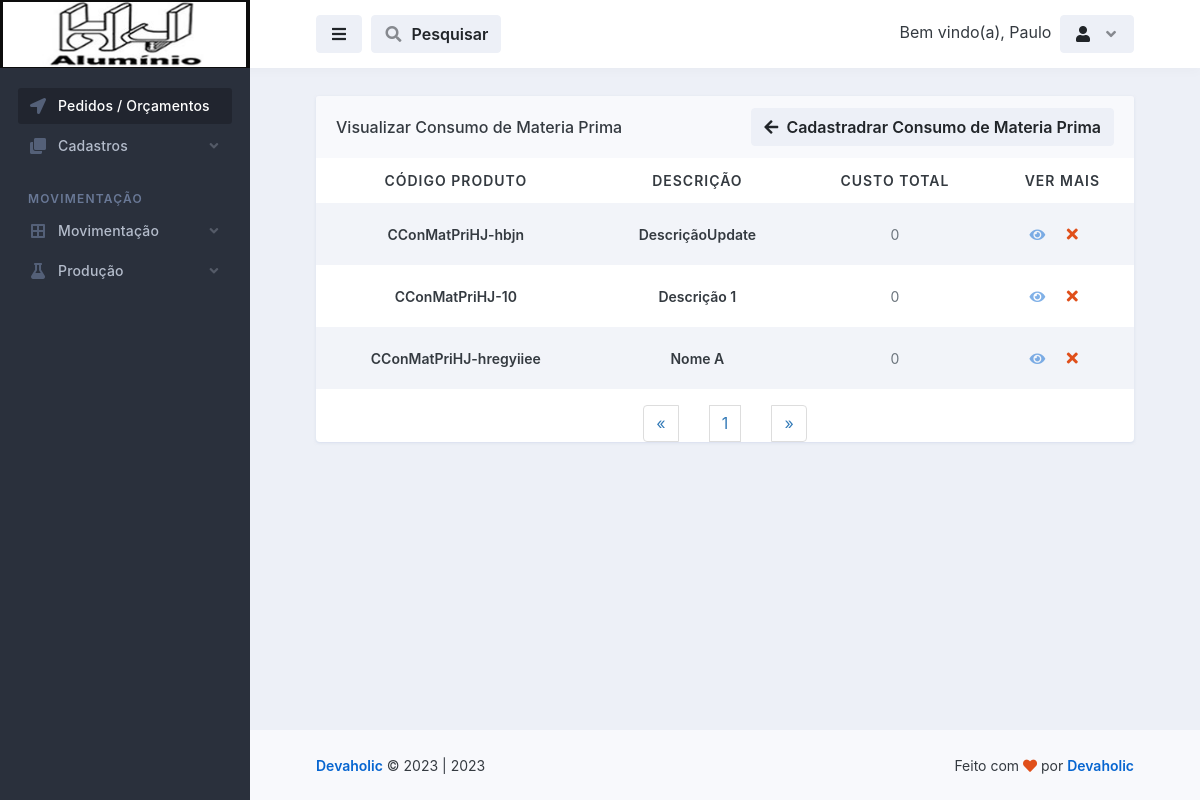
Screenshot of /movimentacao_consumo_de_materia_prima/visualizar_consumo_de_materia_prima.php (signed in) with the database file from the repository.
### tables this page shows
CREATE TABLE `logado` (
  `id` int(11) NOT NULL,
  `nome` varchar(50) NOT NULL,
  `email` varchar(100) NOT NULL,
  `senha` varchar(50) NOT NULL,
  `parceiro_colaborador` varchar(100) NOT NULL,
  `cpf` int(100) NOT NULL,
  `rg` int(20) NOT NULL,
  `cep` int(20) NOT NULL,
  `endereco` varchar(100) NOT NULL,
  `telefone` varchar(50) NOT NULL,
  `complemento` varchar(100) NOT NULL,
  `bairro` varchar(100) NOT NULL,
  `cidade` varchar(100) NOT NULL,
  `uf` varchar(20) NOT NULL,
  `nascimento` varchar(100) NOT NULL,
  `nivel` varchar(20) NOT NULL
);

CREATE TABLE `movimentacao_consumo_de_materia_prima` (
  `id` int(11) NOT NULL,
  `descricao` varchar(255) NOT NULL,
  `codigo_produto` varchar(255) NOT NULL,
  `codigo_da_fabrica` varchar(255) NOT NULL,
  `tipo` varchar(255) NOT NULL,
  `unidade` varchar(255) NOT NULL,
  `op` int(255) NOT NULL,
  `consumo` decimal(60,3) NOT NULL,
  `perda` decimal(60,0) NOT NULL,
  `total` decimal(60,0) NOT NULL,
  `custo_total` decimal(60,0) NOT NULL,
  `data_pedido` date NOT NULL,
  `entrou_em_producao` date NOT NULL,
  `produzido` date NOT NULL,
  `ativo` int(11) NOT NULL
);

### database.php (called while the page is built, shortened)
<?php
    class database
    {
        public $server = 'localhost';
        public $user = 'root';
        public $pass = '';
        public $bdn = 'maxportas';
        public function __construct()
        {
            try{
            $this->conn = new PDO('mysql:host='.$this->server.'; dbname='.$this->bdn, $this->user, $this->pass);
            } catch(PDOException $e){
                echo "Error $e";
            }
        }
    }
?>

### controllers/controllers_movimentacao_consumo_de_materia_prima.php (called while the page is built, shortened)
<?php
    include "../database.php";
class controllers_movimentacao_consumo_de_materia_prima extends database
{
    public function selecionar_movimentacao_consumo_de_materia_prima()
    {
        $selecionar_movimentacao_consumo_de_materia_prima = $this->conn->prepare("SELECT * FROM movimentacao_consumo_de_materia_prima ORDER BY id DESC");
        $selecionar_movimentacao_consumo_de_materia_prima->execute();
        $resulmovimentacao_consumo_de_materia_prima = $selecionar_movimentacao_consumo_de_materia_prima->fetchAll(PDO::FETCH_ASSOC);
        return $resulmovimentacao_consumo_de_materia_prima;
    }
}
?>

### movimentacao_consumo_de_materia_prima/visualizar_consumo_de_materia_prima.php (the view, shortened to what this page needs)
<?php
    $servidor = "localhost";
$usuario = "root";
$senha = "";
$dbname = "maxportas";
$conn = mysqli_connect($servidor, $usuario, $senha, $dbname);
$pagina = (isset($_GET['pagina']))? $_GET['pagina'] : 1;
$result_movimentacao_consumo_de_materia_prima = "SELECT * FROM movimentacao_consumo_de_materia_prima";
$resultado_movimentacao_consumo_de_materia_prima = mysqli_query($conn, $result_movimentacao_consumo_de_materia_prima);
$total_movimentacao_consumo_de_materia_prima = mysqli_num_rows($resultado_movimentacao_consumo_de_materia_prima);
$quantidade_pg = 10;
$num_pagina = ceil($total_movimentacao_consumo_de_materia_prima/$quantidade_pg);
$incio = ($quantidade_pg*$pagina)-$quantidade_pg;
$result_movimentacao_consumo_de_materia_prima = "SELECT * FROM movimentacao_consumo_de_materia_prima limit $incio, $quantidade_pg";
$resultado_movimentacao_consumo_de_materia_prima = mysqli_query($conn, $result_movimentacao_consumo_de_materia_prima);
?>
<!doctype html>
<html lang="en">
  <head>
    <link rel="stylesheet" id="css-main" href="../assets/css/dashmix.min.css">
    <link rel="stylesheet" href="../assets/css/pagination.css">
  </head>
  <body>
    <div id="page-container" class="sidebar-o sidebar-dark enable-page-overlay side-scroll page-header-fixed main-content-narrow">
    <?php require_once "../template/sidebar.php" ?>
<header id="page-header">
    <div class="content-header">
    <div class="space-x-1">
        <button type="button" class="btn btn-alt-secondary" data-toggle="layout" data-action="sidebar_toggle">
        <i class="fa fa-fw fa-bars"></i>
        </button>
            <button type="button" class="btn btn-alt-secondary" data-toggle="layout" data-action="header_search_on">
              <i class="fa fa-fw opacity-50 fa-search"></i> <span class="ms-1 d-none d-sm-inline-block">Pesquisar</span>
            </button>
    </div>
    <?php require_once "../template/btn_logout.php"; ?>
    </div>
</header>
      <main id="main-container">
        <div class="content content-full content-boxed">
          <div class="row">
            <div class="col-md-12">
              <div class="block block-rounded block-mode-loading-refresh">
                <div class="block-header block-header-default">
                  <h3 class="block-title">
                    Visualizar Consumo de Materia Prima
                  </h3>
                  <a class="btn btn-alt-secondary" href="consumo_de_materia_prima.php">
                    <i class="fa fa-arrow-left me-1"></i> Cadastradrar Consumo de Materia Prima
                  </a>
                </div>
                <div class="table-responsive">
                  <table class="table table-striped table-hover table-borderless table-vcenter fs-sm">
                  <?php
                    require_once "../controllers/controllers_movimentacao_consumo_de_materia_prima.php";
                    $selecionar_movimentacao_consumo_de_materia_prima = new controllers_movimentacao_consumo_de_materia_prima();
                    $result_movimentacao_consumo_de_materia_prima = $selecionar_movimentacao_consumo_de_materia_prima->selecionar_movimentacao_consumo_de_materia_prima();
                    if(count($result_movimentacao_consumo_de_materia_prima) > 0)
                    { ?>
                    <thead style="text-align: center;">
                      <tr class="text-uppercase">
                        <th>Código Produto</th>
                        <th>Descrição</th>
                        <th>Custo Total</th>
                        <th>Ver Mais</th>
                      </tr>
                    </thead>
                    <?php }?>
                    <tbody style="text-align: center;">
                        <?php
                            require_once "../controllers/controllers_movimentacao_consumo_de_materia_prima.php";
                            $selecionar_movimentacao_consumo_de_materia_prima = new controllers_movimentacao_consumo_de_materia_prima();
                            $result_movimentacao_consumo_de_materia_prima = $selecionar_movimentacao_consumo_de_materia_prima->selecionar_movimentacao_consumo_de_materia_prima();
                            if(count($result_movimentacao_consumo_de_materia_prima) > 0)
                            {
                              while($row_movimentacao_consumo_de_materia_prima = mysqli_fetch_assoc($resultado_movimentacao_consumo_de_materia_prima)){ ?>
                                <tr style="text-align: center;">
                                  <td>
                                      <span class="fw-semibold"><?php echo $row_movimentacao_consumo_de_materia_prima['codigo_produto']; ?></span>
                                  </td>
                                  <td>
                                      <span class="fw-semibold"><?php echo $row_movimentacao_consumo_de_materia_prima['descricao']; ?></span>
                                  </td>
                                  <td>
                                    <span class="fs-sm text-muted"><?php echo $row_movimentacao_consumo_de_materia_prima['custo_total'];?></span>
                                  </td>
                                  <td class="text-center text-nowrap fw-medium" style="display: flex; justify-content: center; align-items: center;">
                                    <a href="vermais_consumo_de_materia_prima.php?view_movimentacao_consumo_de_materia_prima=<?php $idCriptografado = base64_encode($row_movimentacao_consumo_de_materia_prima['id']); echo $idCriptografado;?>">
                                        <i class="fa fa-eye me-1 opacity-50"></i>
                                    </a>
                                    <?php
                                       echo "<button class='btn' onclick='abrirModal(".$row_movimentacao_consumo_de_materia_prima['id'].")'><i class='fa fa-fw fa-times text-danger'></i></button>";
                                      ?>
                                  </td>
                                </tr>
                          <?php } } else { echo "<h1>Nenhum registo encontrado!</h1>"; } ?>
                    </tbody>
                  </table>
                  <?php
                    $pagina_anterior = $pagina - 1;
                    $pagina_posterior = $pagina + 1;
                  ?>
                <nav class="text-center">
                  <ul class="pagination" style="display: flex; align-items: center; justify-content: space-between; width: 20%; margin: auto;">
                    <li>
                      <?php
                      if($pagina_anterior != 0){ ?>
                        <a href="visualizar_consumo_de_materia_prima.php?pagina=<?php echo $pagina_anterior; ?>" aria-label="Previous">
                          <span aria-hidden="true">&laquo;</span>
                        </a>
                      <?php }else{ ?>
                        <span aria-hidden="true">&laquo;</span>
                      <?php }  ?>
                    </li>
                    <?php
                    for($i = 1; $i < $num_pagina + 1; $i++){ ?>
                      <li><a href="visualizar_consumo_de_materia_prima.php?pagina=<?php echo $i; ?>"><?php echo $i; ?></a>
                      </li>
                    <?php } ?>
                    <li>
                      <?php
                      if($pagina_posterior <= $num_pagina){ ?>
                        <a href="visualizar_consumo_de_materia_prima.php?pagina=<?php echo $pagina_posterior; ?>" aria-label="Previous">
                          <span aria-hidden="true">&raquo;</span>
                        </a>
                      <?php }else{ ?>
                        <span aria-hidden="true">&raquo;</span>
                      <?php }  ?>
                    </li>
                  </ul>
                </nav>
                </div>
                </div>
              </div>
        </div>
      </main>
      <?php require_once "../template/footer.php" ?>
    </div>
  </body>
</html>

### template/btn_logout.php (shortened to what this page needs)
<?php
    include "../conexao-bd.php";
    $email = $_SESSION['email'];
    $selecinarUserLogado = $conn->prepare("SELECT * FROM logado WHERE email = :email");
    $selecinarUserLogado->bindValue(':email', $email);
    $selecinarUserLogado->execute();
    $row = $selecinarUserLogado->fetch(PDO::FETCH_ASSOC);
?>
<div class="space-x-1">
    <div class="dropdown d-inline-block">
        <span class="d-sm-inline-block">Bem vindo(a), <?php echo $row['nome']; ?></span>
    </div>
    <div class="dropdown d-inline-block">
    <button type="button" class="btn btn-alt-secondary" id="page-header-user-dropdown" data-bs-toggle="dropdown" aria-haspopup="true" aria-expanded="false">
        <i class="fa fa-fw fa-user"></i>
        <i class="fa fa-fw fa-angle-down opacity-50 ms-1 d-none d-sm-inline-block"></i>
    </button>
    </div>
</div>

### assets/css/pagination.css (style rules this page uses)
.pagination { display:inline-block;padding-left:0;margin:20px 0;border-radius:4px }
.pagination>li { display:inline }
.pagination>li>a,.pagination>li>span { position:relative;float:left;padding:6px 12px;margin-left:-1px;line-height:1.42857143;color:#337ab7;text-decoration:none;background-color:#fff;border:1px solid #ddd }
.pagination>li:first-child>a,.pagination>li:first-child>span { margin-left:0;border-top-left-radius:4px;border-bottom-left-radius:4px }
.pagination>li:last-child>a,.pagination>li:last-child>span { border-top-right-radius:4px;border-bottom-right-radius:4px }

### rows the page displays
logado: nome "Paulo"
movimentacao_consumo_de_materia_prima: codigo_produto "CConMatPriHJ-hbjn", descricao "DescriçãoUpdate", custo_total "0"
movimentacao_consumo_de_materia_prima: codigo_produto "CConMatPriHJ-10", descricao "Descrição 1", custo_total "0"
movimentacao_consumo_de_materia_prima: codigo_produto "CConMatPriHJ-hregyiiee", descricao "Nome A", custo_total "0"

### other values shown
Date('Y') "2023"
